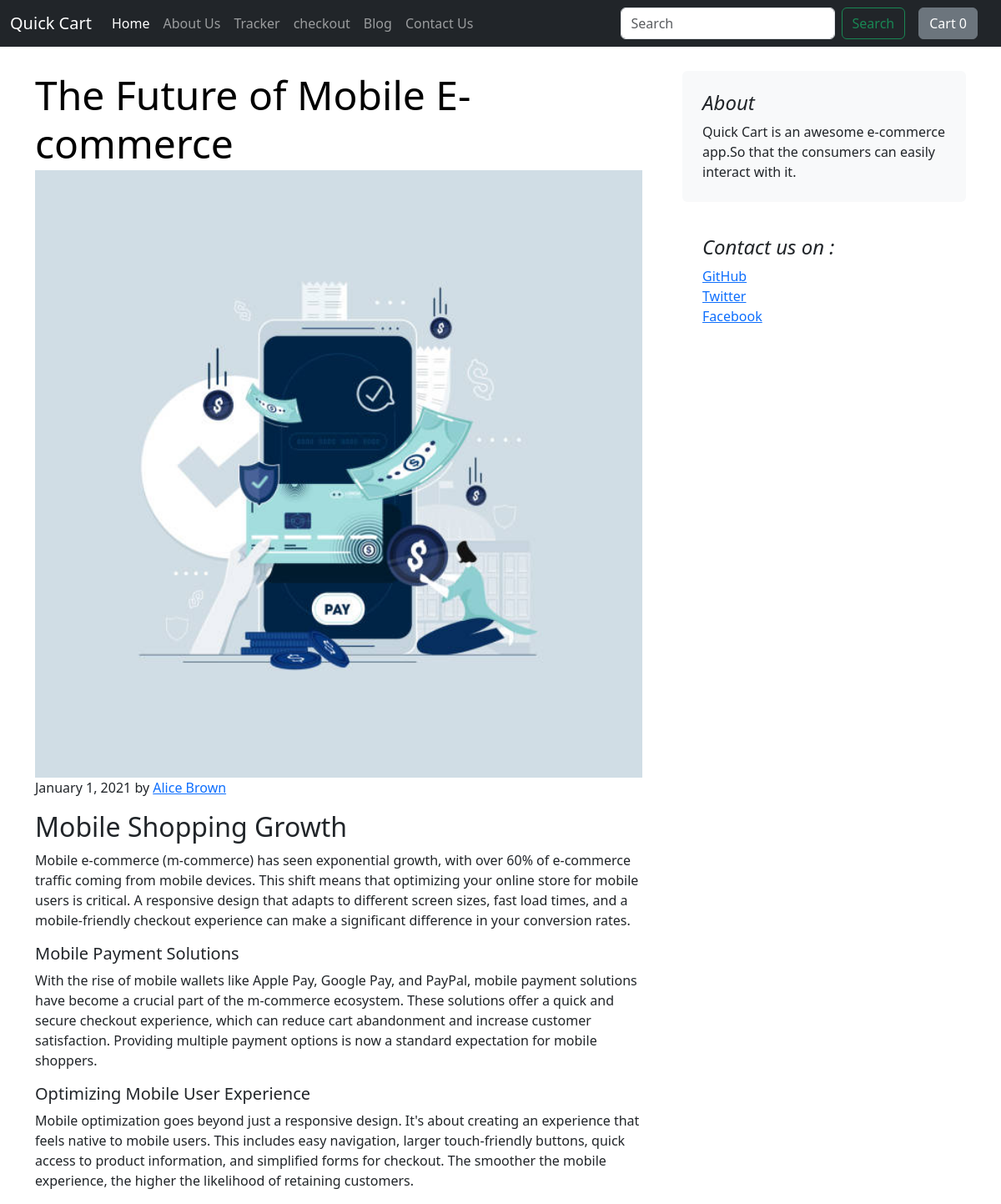
The page /blog/blogpost/6 on the database its author committed.
### blog/models.py (models this page shows, shortened)
class Blogpost(models.Model):
    post_id = models.AutoField(primary_key=True)
    title = models.CharField(max_length=150)
    author = models.CharField(max_length=150)
    head0 = models.CharField(max_length=200, default='')
    chead0 = models.TextField(default='')
    head1 = models.CharField(max_length=200, default='')
    chead1 = models.TextField(default='')
    head2 = models.CharField(max_length=200, default='')
    chead2 = models.TextField(default='')
    pub_date = models.DateField()
    thumbnail = models.ImageField(upload_to = 'blog/images', default='')

### blog/views.py (the view)
# urls.py: path('blogpost/<int:id>', views.blogpost, name='blogPost')
def blogpost(request, id):
    post = Blogpost.objects.filter(post_id = id)[0]
    return render(request, 'blog/blogpost.html', {'post' : post})

### blog/templates/blog/blogpost.html (shortened to what this page needs)
{% extends 'blog/basic.html' %}
{% block body %}
<div class="container">
    <div class="row g-5">
        <div class="col-md-8">
            <article class="blog-post">
                <h2 class="display-5 link-body-emphasis mb-1">{{post.title}}</h2>
                <img src="/media/{{post.thumbnail}}" alt="thumbnail" class="blog-img">
                <p class="blog-post-meta">January 1, 2021 by <a href="#">{{post.author}}</a></p>
                <h2>{{post.head0}}</h2>
                <p>{{post.chead0}}</p>
                <h5>{{post.head1}}</h5>
                <p>{{post.chead1}}</p>
                <h5>{{post.head2}}</h5>
                <p>{{post.chead2}}</p>
            </article>
        </div>
        <div class="col-md-4">
            <div class="position-sticky" style="top: 2rem;">
                <div class="p-4 mb-3 bg-body-tertiary rounded">
                    <h4 class="fst-italic">About</h4>
                    <p class="mb-0">Quick Cart is an awesome e-commerce app.So that the consumers can easily interact with it. </p>
                </div>
                <div class="p-4">
                    <h4 class="fst-italic">Contact us on : </h4>
                    <ol class="list-unstyled">
                        <li><a href="#">GitHub</a></li>
                        <li><a href="#">Twitter</a></li>
                        <li><a href="#">Facebook</a></li>
                    </ol>
                </div>
            </div>
        </div>
    </div>
</div>
{% endblock %}

### blog/templates/blog/blogpost.html (style rules this page uses)
.container { margin-top: 85px; }
.blog-img { width: 100%; }

### rows shown on the page
Blogpost: title "The Future of Mobile E-commerce", thumbnail (picture), author "Alice Brown", head0 "Mobile Shopping Growth", chead0 "Mobile e-commerce (m-commerce) has seen exponential growth, with over 60% of e-commerce traffic coming from mobile devices. This shift means that optimizing your online store for mobile users is critical. A responsive design that adapts to different screen sizes, fast load times, and a mobile-friendly checkout experience can make a significant difference in your conversion rates.", head1 "Mobile Payment Solutions", chead1 "With the rise of mobile wallets like Apple Pay, Google Pay, and PayPal, mobile payment solutions have become a crucial part of the m-commerce ecosystem. These solutions offer a quick and secure checkout experience, which can reduce cart abandonment and increase customer satisfaction. Providing multiple payment options is now a standard expectation for mobile shoppers.", head2 "Optimizing Mobile User Experience", chead2 "Mobile optimization goes beyond just a responsive design. It's about creating an experience that feels native to mobile users. This includes easy navigation, larger touch-friendly buttons, quick access to product information, and simplified forms for checkout. The smoother the mobile experience, the higher the likelihood of retaining customers."
